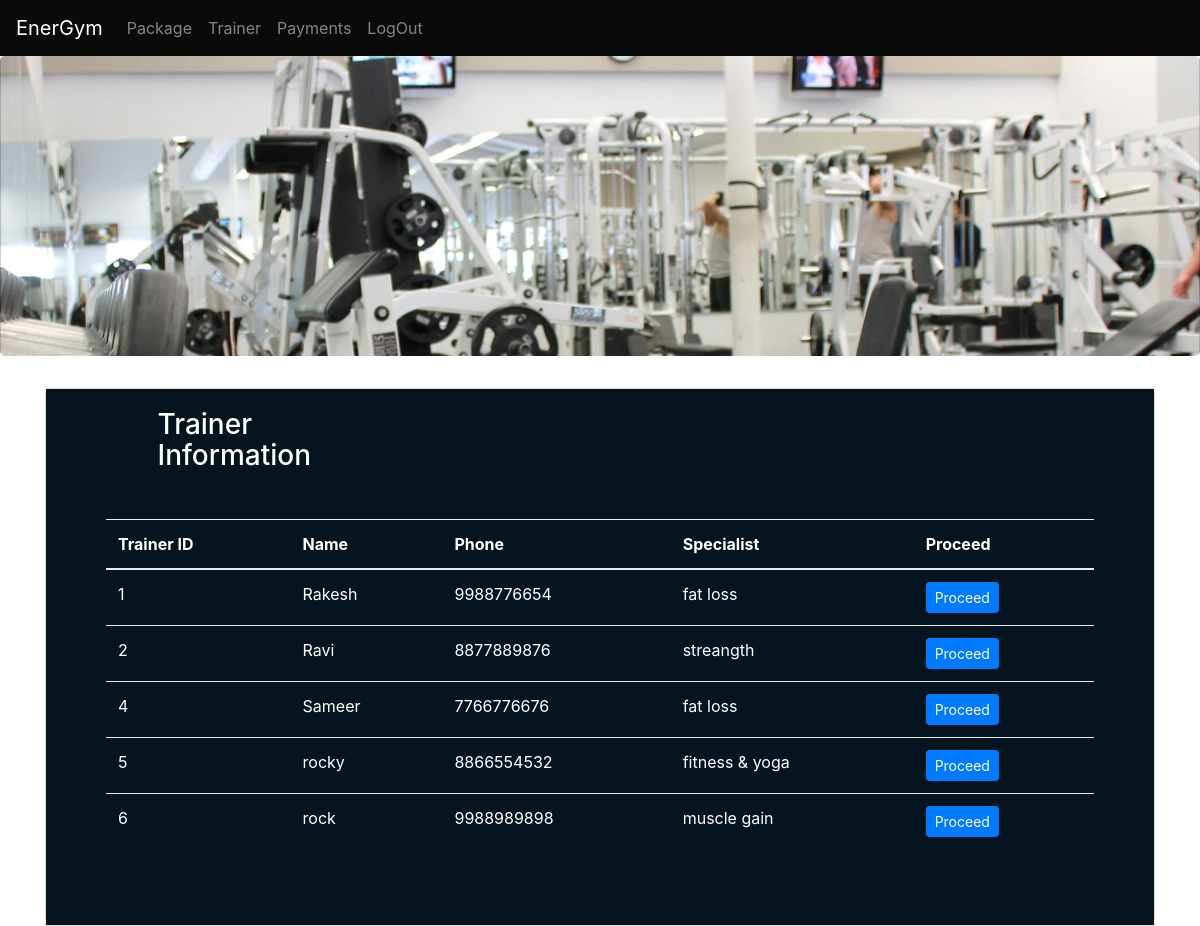
The app's page /client/client-trainer.php with its own data.
### tables this page shows
CREATE TABLE `trainer` (
  `Trainer_id` int(20) NOT NULL,
  `Name` varchar(40) NOT NULL,
  `phone` bigint(20) NOT NULL,
  `address` varchar(50) NOT NULL,
  `specialist` varchar(30) NOT NULL,
  `sallary` bigint(20) NOT NULL
);

### function.php (the view, shortened to what this page needs)
<?php
$con=mysqli_connect("localhost","root","","energym");
function get_customer_trainer(){
    global $con;
    $query="select * from Trainer";
    $result=mysqli_query($con,$query);
    while($row=mysqli_fetch_array($result)){
        $Trainer_id=$row ['Trainer_id'];
        $Name=$row['Name'];
        $phone=$row['phone'];
        $specialist=$row['specialist'];
        echo'<tr>
        <td>'.$Trainer_id.'</td>
        <td>'.$Name.'</td>
            <td>'.$phone.'</td>
            <td>'.$specialist.'</td>
            <td><a href="update-trainer.php?updateid='. $Trainer_id.'" class="btn btn-primary btn-sm">Proceed</a></td>
        </tr>';
    }
}
?>

### records on screen
trainer: Trainer_id "1", Name "Rakesh", phone "9988776654", specialist "fat loss"
trainer: Trainer_id "2", Name "Ravi", phone "8877889876", specialist "streangth"
trainer: Trainer_id "4", Name "Sameer", phone "7766776676", specialist "fat loss"
trainer: Trainer_id "5", Name "rocky", phone "8866554532", specialist "fitness & yoga"
trainer: Trainer_id "6", Name "rock", phone "9988989898", specialist "muscle gain"
